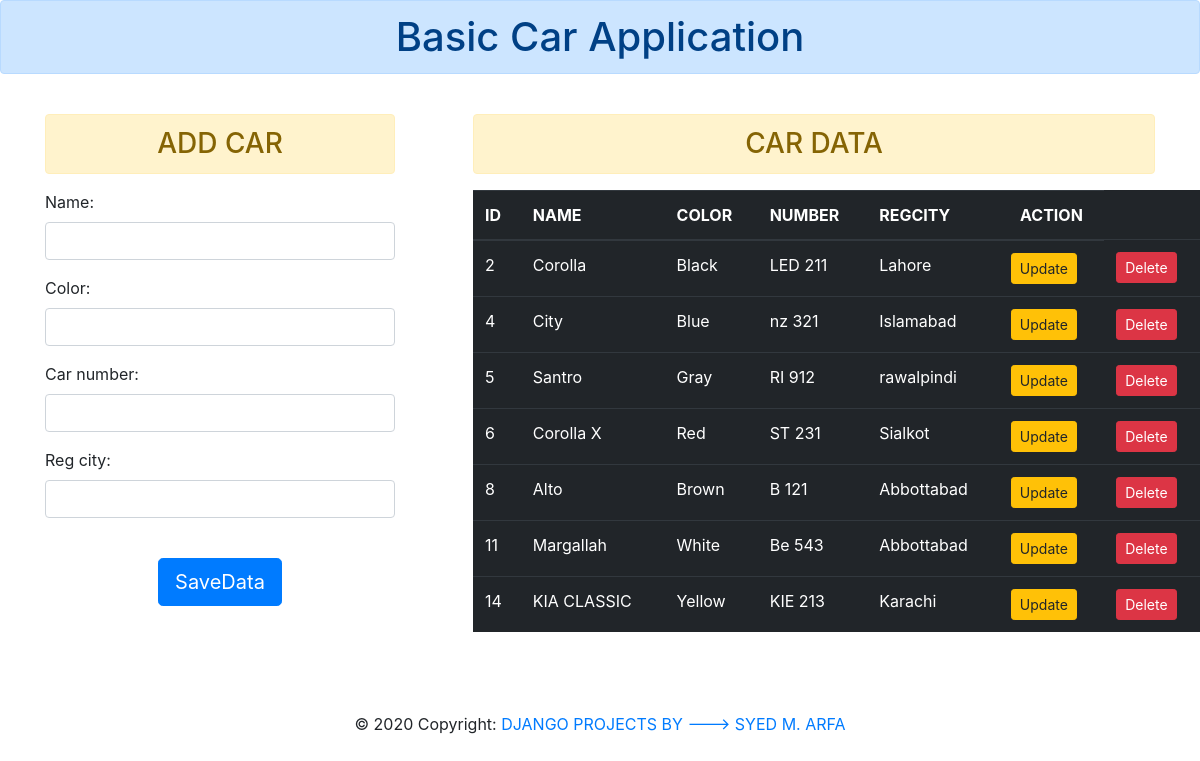
The page / on the database its author committed.
### CRUDAPP/models.py (models this page shows, shortened)
class Car(models.Model):
    name = models.CharField(max_length=50)
    color = models.CharField(max_length=15)
    car_number = models.CharField(max_length=20)
    reg_city = models.CharField(max_length=50)

### CRUDAPP/views.py (the view)
# urls.py: path('', views.AddSearchCar, name="addsearchcar"),
def AddSearchCar(request):
    if request.method == "POST":
        fi = forms.CarForm(request.POST)
        if fi.is_valid():
            name = fi.cleaned_data['name']
            color = fi.cleaned_data['color']
            car_number = fi.cleaned_data['car_number']
            reg_city = fi.cleaned_data['reg_city']
            ci = Car(name=name,color=color,car_number=car_number,reg_city=reg_city)
            ci.save()
            fi = forms.CarForm()
    else:
        fi = forms.CarForm()
    ci = Car.objects.all()
    return render(request, 'crudapp/AddSearchCar.html', context={'form': fi, 'cars':ci})

### CRUDAPP/forms.py
class CarForm(forms.ModelForm):
    class Meta:
        model = Car
        fields = ['name', 'color', 'car_number', 'reg_city']
        widgets = {
            'name' : forms.TextInput(attrs={'class':'form-control'}),
            'color': forms.TextInput(attrs={'class': 'form-control'}),
            'car_number':forms.TextInput(attrs={'class':'form-control'}),
            'reg_city':forms.TextInput(attrs={'class':'form-control'}),
        }

### CRUDAPP/templates/crudapp/AddSearchCar.html (shortened to what this page needs)
<!DOCTYPE html>
{% extends 'crudapp/base.html' %}
{% block body %}
<h1 class="text-center alert alert-primary">Basic Car Application</h1>
<br>
<div class="container">
<div class="row">
        <div class="col-sm-4 ">
            <h3 class="text-center alert alert-warning">ADD CAR</h3>
            <form action="{% url 'crudapp:addsearchcar' %}" method="post">
                {{form.as_p}}
                <br>
               <div class="text-center"> <input type="submit" value="SaveData" class="text-center btn-lg btn btn-primary"></div>
            </form>
        </div>
        <div class="col-sm-8 ">
            <h3 class="text-center alert alert-warning ml-5">CAR DATA</h3>
            <table class="table table-hover table-dark ml-5">
              <thead>
                <tr>
                  <th scope="col">ID</th>
                  <th scope="col">NAME</th>
                  <th scope="col">COLOR</th>
                  <th scope="col">NUMBER</th>
                  <th scope="col">REGCITY</th>
                  <th scope="col" class="text-center">ACTION</th>
                </tr>
              </thead>
              <tbody>
              {% if cars %}
              {% for car in cars %}
                <tr>
                  <td>{{car.id}}</td>
                  <td>{{car.name}}</td>
                  <td>{{car.color}}</td>
                  <td>{{car.car_number}}</td>
                  <td>{{car.reg_city}}</td>
                     <td><a href="{% url 'crudapp:updatecar' car.id %}" class="btn btn-warning btn-sm">Update</a></td>
                    <form action="{% url 'crudapp:deletecar' car.id %}" class="d-inline" method="post">
                        <td><input type="submit" value="Delete" class="btn btn-danger btn-sm"></input></td>
                    </form>
                </tr>
              {% endfor %}
              {% endif %}
              </tbody>
            </table>
    </div>
</div>
</div>
{% endblock body %}

### CRUDAPP/templates/crudapp/base.html (shortened to what this page needs)
<!DOCTYPE html>
<html lang="en">
{% load static %}
<head>
    <link rel="stylesheet" href="{% static 'css/bootstrap.css' %}">
    <link rel="stylesheet" href="{% static 'css/bootstrap.min.css' %}">
    <link rel="stylesheet" href="{% static 'css/bootstrap-grid.css' %}">
    <link rel="stylesheet" href="{% static 'css/bootstrap-grid.min.css' %}">
    <link rel="stylesheet" href="{% static 'css/bootstrap-reboot.css' %}">
    <link rel="stylesheet" href="{% static 'css/bootstrap-reboot.min.css' %}">
</head>
<body>
    {% block body %}{% endblock body %}
<footer class="page-footer font-small blue mt-5">
  <div class="footer-copyright text-center py-3">© 2020 Copyright:
    <a href="/"> DJANGO PROJECTS BY ---> SYED M. ARFA</a>
  </div>
</footer>
</body>
</html>

### rows shown on the page
Car: id "2", name "Corolla", color "Black", car_number "LED 211", reg_city "Lahore"
Car: id "4", name "City", color "Blue", car_number "nz 321", reg_city "Islamabad"
Car: id "5", name "Santro", color "Gray", car_number "RI 912", reg_city "rawalpindi"
Car: id "6", name "Corolla X", color "Red", car_number "ST 231", reg_city "Sialkot"
Car: id "8", name "Alto", color "Brown", car_number "B 121", reg_city "Abbottabad"
Car: id "11", name "Margallah", color "White", car_number "Be 543", reg_city "Abbottabad"
Car: id "14", name "KIA CLASSIC", color "Yellow", car_number "KIE 213", reg_city "Karachi"
